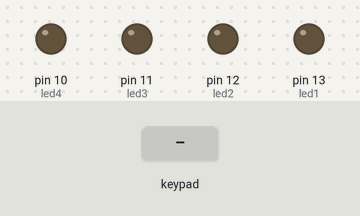
This sketch was run on a simulated Arduino Uno, built with avr-gcc and run on an emulated ATmega328P. Shown: output pins drawn as LEDs (lit = HIGH). The test bench sets the inputs (shaded band). Random numbers use the default seed unless the sketch sets one; what the sketch prints to the serial monitor is not drawn.

Above: at 1.3 s.
1.4 s: key '1' pressed
At 2.0 s:
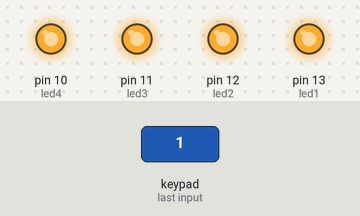
2.9 s: keypad keys 9 8 7 6 # pressed 0.4 s apart
At 5.8 s:
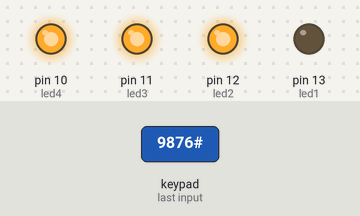
6.4 s: keypad keys 9 8 7 6 * pressed 0.4 s apart
At 8.4 s:
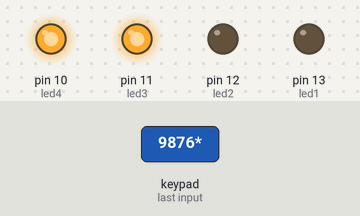
9.9 s: keypad keys 9 8 7 6 A pressed 0.4 s apart
At 12.2 s:
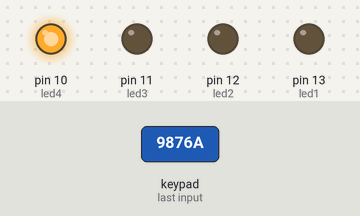
Timing chart, 0 to 13.7 s (numbered marks = the images above; inputs shaded):
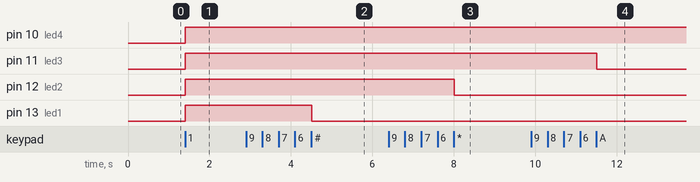

The sketch:

Keypad_Test.ino
```cpp
#include <Keypad.h>

long randNumber;
const byte numRows= 4; //number of rows on the keypad
const byte numCols= 4; //number of columns on the keypad
char press1;
char press2;
char press3;
char press4;
char press5;

char key1;
char key2;
char key3;
char key4;
char key5;

int led1 = 13;
int led2 = 12;
int led3 = 11;
int led4 = 10;

//keymap defines the key pressed according to the row and columns just as appears on the keypad
char keymap[numRows][numCols]=
{
{'1', '2', '3', 'A'},
{'4', '5', '6', 'B'},
{'7', '8', '9', 'C'},
{'*', '0', '#', 'D'}
};

//Code that shows the the keypad connections to the arduino terminals
byte rowPins[numRows] = {9,8,7,6}; //Rows 0 to 3
byte colPins[numCols]= {5,4,3,2}; //Columns 0 to 3

//initializes an instance of the Keypad class
Keypad myKeypad= Keypad(makeKeymap(keymap), rowPins, colPins, numRows, numCols);

void setup()
{
  Serial.begin(9600);
  randomSeed(analogRead(0)); //randomSeed() will then shuffle the random function
  Serial.println("Welcome to Morse Code Game");
  Serial.println("Instructions:");
  Serial.println("The monitor will display a random number from 0 to 9");
  Serial.println("Your job is to input the correct Morse Code of the number");
  Serial.println("Dots = 1 and Dash = 2");
  Serial.println("You have 5 lives and 10 trials");
  Serial.println("Good Luck");
  Serial.println();
  pinMode(led1, OUTPUT);
  pinMode(led2, OUTPUT);
  pinMode(led3, OUTPUT);
  pinMode(led4, OUTPUT);
}

void loop()
{
  int trails = 0;
  int count = 0; //counter
  int lives = 4;
  char temp;
  Serial.println("Press any key to begin!");
  temp = myKeypad.waitForKey();
  Serial.println();

  //LED 4 Lives Default
  digitalWrite(led1, HIGH);
  digitalWrite(led2, HIGH);
  digitalWrite(led3, HIGH);
  digitalWrite(led4, HIGH);

  while (lives > 0 && trails < 10)
  {
  count = 0; //counter reset
  Serial.print("Press code for: ");
  randNumber = random(10);
  Serial.println(randNumber);
  if (randNumber == 1)
  {
      key1 = '1';
      key2 = '2';
      key3 = '2';
      key4 = '2';
      key5 = '2';
  }
  else if (randNumber == 2)
  {
      key1 = '1';
      key2 = '1';
      key3 = '2';
      key4 = '2';
      key5 = '2';
  }
  else if (randNumber == 3)
  {
      key1 = '1';
      key2 = '1';
      key3 = '1';
      key4 = '2';
      key5 = '2';
  }
  else if (randNumber == 4)
  {
      key1 = '1';
      key2 = '1';
      key3 = '1';
      key4 = '1';
      key5 = '2';
  }
  else if (randNumber == 5)
  {
      key1 = '1';
      key2 = '1';
      key3 = '1';
      key4 = '1';
      key5 = '1';
  }
  else if (randNumber == 6)
  {
      key1 = '2';
      key2 = '1';
      key3 = '1';
      key4 = '1';
      key5 = '1';
  }
  else if (randNumber == 7)
  {
      key1 = '2';
      key2 = '2';
      key3 = '1';
      key4 = '1';
      key5 = '1';
  }
  else if (randNumber == 8)
  {
      key1 = '2';
      key2 = '2';
      key3 = '2';
      key4 = '1';
      key5 = '1';
  }
  else if (randNumber == 9)
  {
      key1 = '2';
      key2 = '2';
      key3 = '2';
      key4 = '2';
      key5 = '1';
  }
  else if (randNumber == 0)
  {
      key1 = '2';
      key2 = '2';
      key3 = '2';
      key4 = '2';
      key5 = '2';
  }
  else
     Serial.println("Key Error");

  //Read morse code
  Serial.print("Lives = ");
  Serial.println(lives);
  Serial.print("Trails = ");
  Serial.println(trails);
  Serial.print("Press1 = ");
  press1 = myKeypad.waitForKey();
  //delay(10000);
  if (press1 != NO_KEY)
  {
    Serial.println(press1);
  }

  Serial.print("Press2 = ");
  press2 = myKeypad.waitForKey();
  //delay(10000);
  if (press2 != NO_KEY)
  {
    Serial.println(press2);
  }

  Serial.print("Press3 = ");
  press3 = myKeypad.waitForKey();
  //delay(10000);
  if (press3 != NO_KEY)
  {
    Serial.println(press3);
  }

  Serial.print("Press4 = ");
  press4 = myKeypad.waitForKey();
  //delay(10000);
  if (press4 != NO_KEY)
  {
    Serial.println(press4);
  }

  Serial.print("Press5 = ");
  press5 = myKeypad.waitForKey();
  //delay(10000);
  if (press5 != NO_KEY)
  {
    Serial.println(press5);
  }
  Serial.println();

  //Check for correct morse code
  if(press1 == key1)
    count = count+1;
  else
    count = count+0;
  if(press2 == key2)
    count = count+1;
  else
    count = count+0;
  if(press3 == key3)
    count = count+1;
  else
    count = count+0;
  if(press4 == key4)
    count = count+1;
  else
    count = count+0;
  if(press5 == key5)
    count = count+1;
  else
    count = count+0;

  if(count == 5) //if 5 correct morse code
    Serial.println("Correct");
  else
  {
    Serial.println("Incorrect");
    lives = lives-1;
  }
  //LED Lives
  if(lives == 3)
    digitalWrite(led1, LOW);
  else if(lives == 2)
    digitalWrite(led2, LOW);
  else if(lives == 1)
    digitalWrite(led3, LOW);
  else if(lives == 0)
    digitalWrite(led4, LOW);
  else
    lives = lives+0;

  trails = trails+1;

  }//while loop bracket

  //if no lives
  if(lives == 0)
    Serial.println("You Lose");
  else
  {
    Serial.println("You Win");
  }
  Serial.println();

  delay(10000);
}
```

Measured:
- after the input at 1.4 s, pin 10 (led4), pin 11 (led3), pin 12 (led2), pin 13 (led1): LOW → HIGH at once
- after the input at 2.9 s, pin 13 (led1): HIGH → LOW after 1.6 s
- after the input at 6.4 s, pin 12 (led2): HIGH → LOW after 1.6 s
- after the input at 9.9 s, pin 11 (led3): HIGH → LOW after 1.6 s
